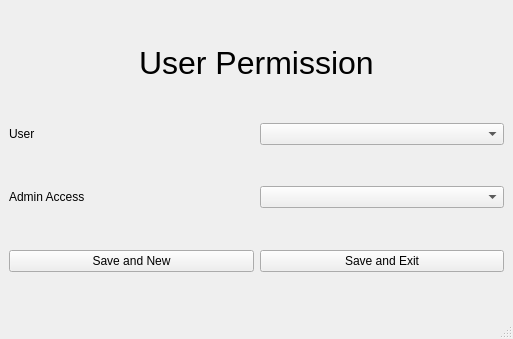
<?xml version="1.0" encoding="UTF-8"?>
<ui version="4.0">
 <class>MainWindow</class>
 <widget class="QMainWindow" name="MainWindow">
  <property name="geometry">
   <rect>
    <x>0</x>
    <y>0</y>
    <width>513</width>
    <height>339</height>
   </rect>
  </property>
  <property name="windowTitle">
   <string>MainWindow</string>
  </property>
  <widget class="QWidget" name="centralwidget">
   <layout class="QGridLayout" name="gridLayout">
    <item row="4" column="1">
     <spacer name="verticalSpacer_3">
      <property name="orientation">
       <enum>Qt::Vertical</enum>
      </property>
      <property name="sizeHint" stdset="0">
       <size>
        <width>20</width>
        <height>40</height>
       </size>
      </property>
     </spacer>
    </item>
    <item row="3" column="1">
     <widget class="QComboBox" name="user"/>
    </item>
    <item row="5" column="1">
     <widget class="QComboBox" name="admin_access"/>
    </item>
    <item row="7" column="1">
     <widget class="QPushButton" name="save_n_exit_btn">
      <property name="text">
       <string>Save and Exit</string>
      </property>
     </widget>
    </item>
    <item row="1" column="0" colspan="2" alignment="Qt::AlignHCenter">
     <widget class="QLabel" name="label_2">
      <property name="font">
       <font>
        <pointsize>24</pointsize>
       </font>
      </property>
      <property name="text">
       <string>User Permission</string>
      </property>
     </widget>
    </item>
    <item row="8" column="0">
     <spacer name="verticalSpacer">
      <property name="orientation">
       <enum>Qt::Vertical</enum>
      </property>
      <property name="sizeHint" stdset="0">
       <size>
        <width>20</width>
        <height>40</height>
       </size>
      </property>
     </spacer>
    </item>
    <item row="2" column="1">
     <spacer name="verticalSpacer_4">
      <property name="orientation">
       <enum>Qt::Vertical</enum>
      </property>
      <property name="sizeHint" stdset="0">
       <size>
        <width>20</width>
        <height>40</height>
       </size>
      </property>
     </spacer>
    </item>
    <item row="7" column="0">
     <widget class="QPushButton" name="save_n_new_btn">
      <property name="text">
       <string>Save and New</string>
      </property>
     </widget>
    </item>
    <item row="6" column="1">
     <spacer name="verticalSpacer_2">
      <property name="orientation">
       <enum>Qt::Vertical</enum>
      </property>
      <property name="sizeHint" stdset="0">
       <size>
        <width>20</width>
        <height>40</height>
       </size>
      </property>
     </spacer>
    </item>
    <item row="3" column="0">
     <widget class="QLabel" name="label">
      <property name="text">
       <string>User</string>
      </property>
     </widget>
    </item>
    <item row="5" column="0">
     <widget class="QLabel" name="label_3">
      <property name="text">
       <string>Admin Access</string>
      </property>
     </widget>
    </item>
    <item row="0" column="0">
     <spacer name="verticalSpacer_5">
      <property name="orientation">
       <enum>Qt::Vertical</enum>
      </property>
      <property name="sizeHint" stdset="0">
       <size>
        <width>20</width>
        <height>40</height>
       </size>
      </property>
     </spacer>
    </item>
   </layout>
  </widget>
  <widget class="QStatusBar" name="statusbar"/>
 </widget>
 <resources/>
 <connections/>
</ui>
